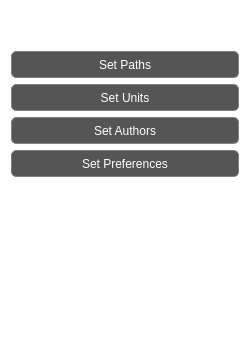
               <widget class="QWidget" name="widget_45" native="true">
                <property name="minimumSize">
                 <size>
                  <width>250</width>
                  <height>0</height>
                 </size>
                </property>
                <property name="styleSheet">
                 <string notr="true">QWidget {
	background-color:white; 
}

QPushButton { 
	border: 1px solid gray; 
	border-radius: 5px;
	color:white; 
	background-color: #555555; 
	min-width: 150px; 
	min-height:25px; 
} 
QPushButton::disabled {
	border: 1px solid gray; 
	background-color: rgb(107, 108, 108);
	color:gray;
}

QPushButton::hover {
	background-color: rgb(107, 108, 108);
}</string>
                </property>
                <layout class="QVBoxLayout" name="verticalLayout_32">
                 <item>
                  <spacer name="verticalSpacer_3">
                   <property name="orientation">
                    <enum>Qt::Vertical</enum>
                   </property>
                   <property name="sizeHint" stdset="0">
                    <size>
                     <width>20</width>
                     <height>40</height>
                    </size>
                   </property>
                  </spacer>
                 </item>
                 <item>
                  <widget class="QPushButton" name="setPathsBtn">
                   <property name="text">
                    <string>Set Paths</string>
                   </property>
                  </widget>
                 </item>
                 <item>
                  <widget class="QPushButton" name="setUnitsBtn">
                   <property name="text">
                    <string>Set Units</string>
                   </property>
                  </widget>
                 </item>
                 <item>
                  <widget class="QPushButton" name="setAuthorsBtn">
                   <property name="text">
                    <string>Set Authors</string>
                   </property>
                  </widget>
                 </item>
                 <item>
                  <widget class="QPushButton" name="setPreferencesBtn">
                   <property name="text">
                    <string>Set Preferences</string>
                   </property>
                  </widget>
                 </item>
                 <item>
                  <spacer name="verticalSpacer_14">
                   <property name="orientation">
                    <enum>Qt::Vertical</enum>
                   </property>
                   <property name="sizeHint" stdset="0">
                    <size>
                     <width>20</width>
                     <height>40</height>
                    </size>
                   </property>
                  </spacer>
                 </item>
                 <item>
                  <spacer name="verticalSpacer_13">
                   <property name="orientation">
                    <enum>Qt::Vertical</enum>
                   </property>
                   <property name="sizeHint" stdset="0">
                    <size>
                     <width>20</width>
                     <height>40</height>
                    </size>
                   </property>
                  </spacer>
                 </item>
                 <item>
                  <spacer name="verticalSpacer_12">
                   <property name="orientation">
                    <enum>Qt::Vertical</enum>
                   </property>
                   <property name="sizeHint" stdset="0">
                    <size>
                     <width>20</width>
                     <height>40</height>
                    </size>
                   </property>
                  </spacer>
                 </item>
                 <item>
                  <spacer name="verticalSpacer_9">
                   <property name="orientation">
                    <enum>Qt::Vertical</enum>
                   </property>
                   <property name="sizeHint" stdset="0">
                    <size>
                     <width>20</width>
                     <height>40</height>
                    </size>
                   </property>
                  </spacer>
                 </item>
                </layout>
               </widget>
